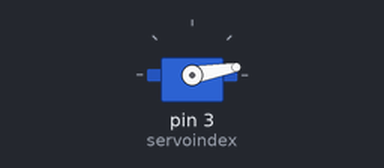
A sketch run on a simulated Arduino Uno, built with avr-gcc and run on an emulated ATmega328P. On the bench: servo.

Above: at 0.05 s.
At 7.45 s:
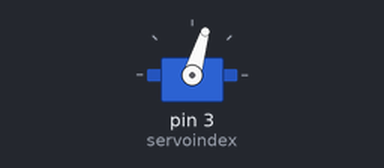
At 11.15 s:
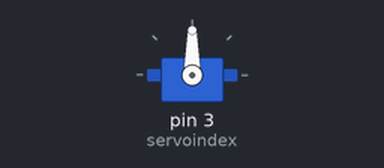
At 14.95 s:
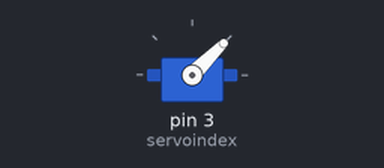
Timing chart, 0 to 19.5 s (numbered marks = the images above):
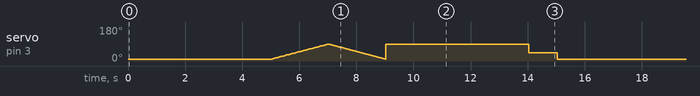

Measured:
- by itself, servo on pin 3 (servoindex): moves between 10° and 90°, repeating every 15.0 s

The sketch:

FingerTester1.ino
```cpp
// InMoov Finger Starter Sketch
// Controlling a servo position with different timings and speeds.
// by Gaël Langevin <inmoov.blogspot.com>

#include <Servo.h>

Servo servoindex;         // Define index servo

int pos = 2;    // variable to store the servo position

void setup() {
  servoindex.attach(3);  // Set index servo to digital pin 3

}

void loop() {            // Loop through motion test
  handopen();            // Open finger to 0 position
  delay(5000);           // Stays in position for 2 seconds
  grab();                // Grab has self timing included and goes from 0 to 180 and from 180 to 0 position
  handclose();           // Set finger to 180 position
  delay(5000);           // Stays in position for 5 seconds
  handrest();            // Sets finger to a "rest" position
  delay(1000);           // Stays in position for 1 seconds

}

// Motion routines for handopen,handrest, handclose, grab...


void handopen() {
  servoindex.write(10);

}

void handrest() {

  servoindex.write(45);
}


void handclose() {
  servoindex.write(90);
}


void grab() {
  for(pos = 10; pos < 90; pos+=2)    // goes from 0 degrees to 180 degrees
  {
  servoindex.write(pos);             // tell servo to go to position in variable 'pos'
    delay(50);                       // waits 15ms for the servo to reach the position
  }
  for(pos =90; pos>=10; pos-=1)      // goes from 180 degrees to 0 degrees
  {
    servoindex.write(pos);           // tell servo to go to position in variable 'pos'
    delay(25);                        // waits 5ms for the servo to reach the position
  }

 }
```
